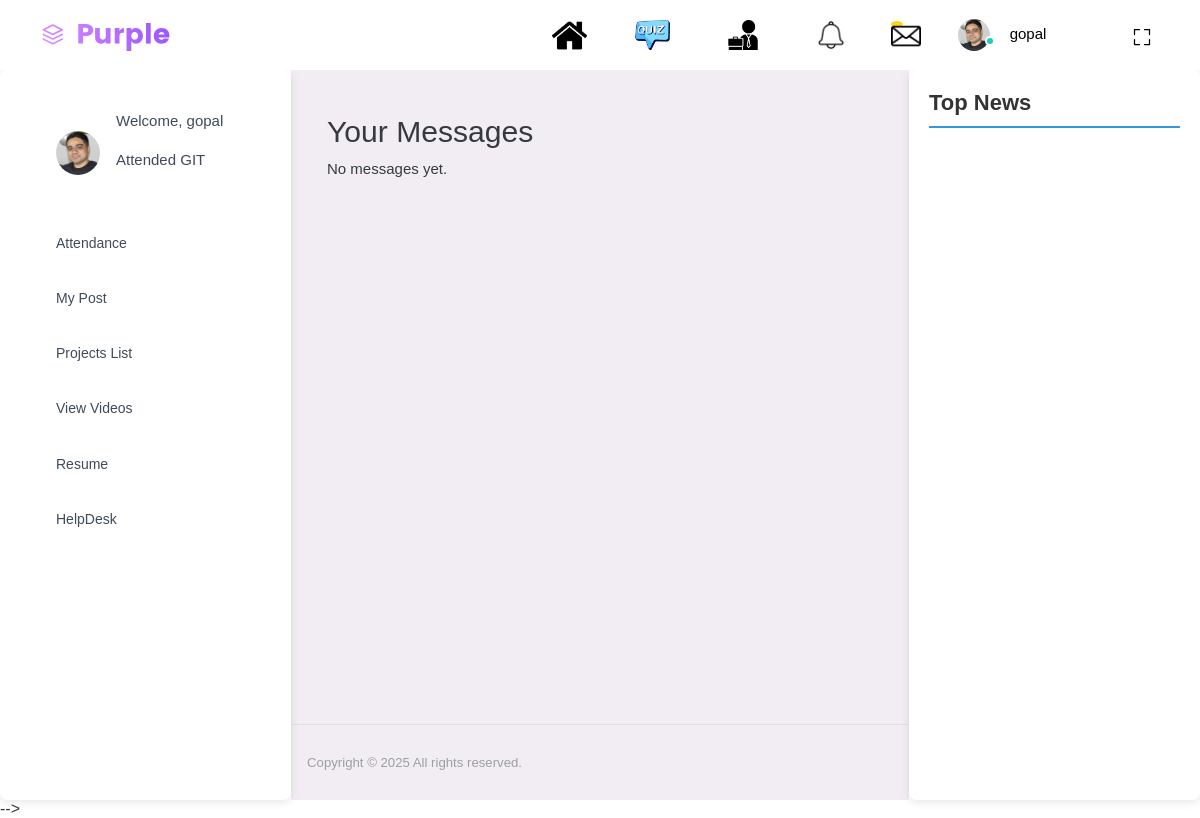
Page /user_messages/ (signed in) on the earlier database version.
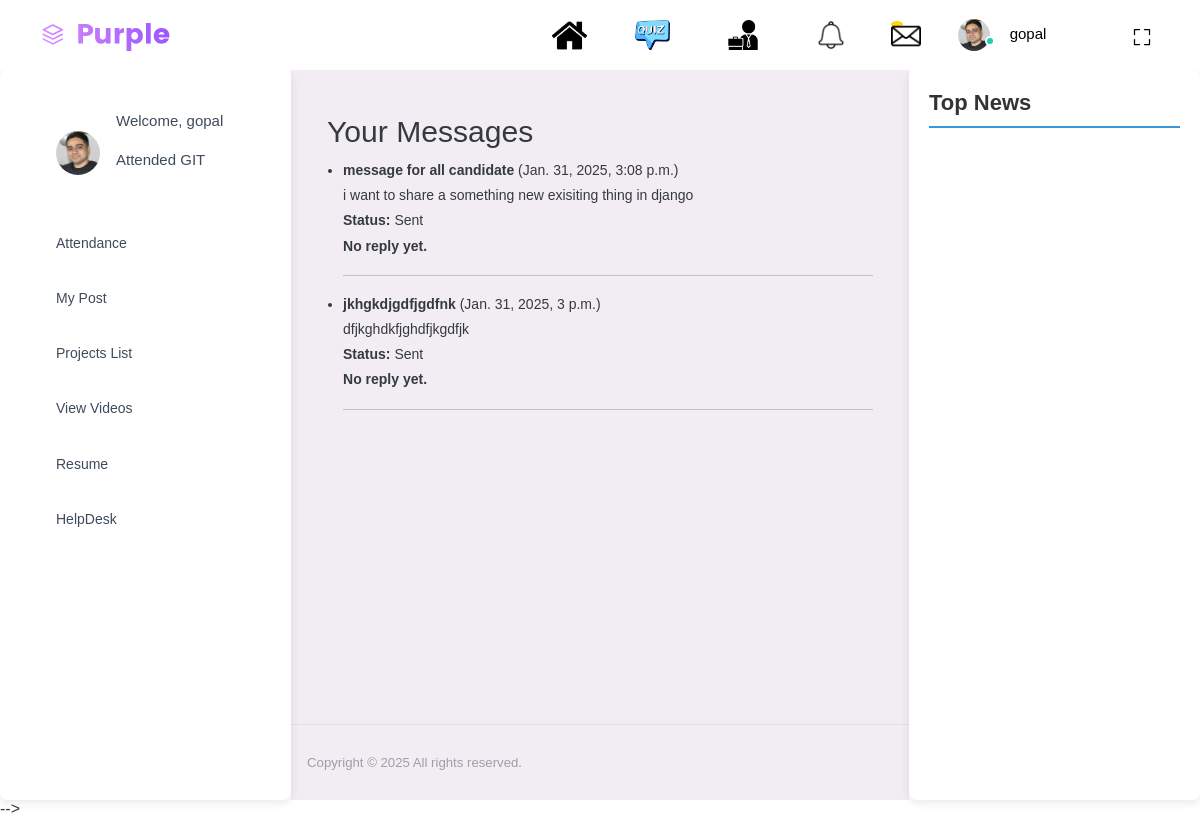
Same page on the later database version.
### user_management/models.py (models this page shows, shortened)
class Message(models.Model):
    STATUS_CHOICES = [
        ('sent', 'Sent'),
        ('replied', 'Replied'),
    ]
    user = models.ForeignKey(settings.AUTH_USER_MODEL, on_delete=models.CASCADE)  # The user who sent the message
    subject = models.CharField(max_length=200)  # Subject of the message
    content = models.TextField()  # Message content
    sent_by = models.ForeignKey(settings.AUTH_USER_MODEL, related_name='admin_send_message_to_user',null=True, on_delete=models.CASCADE)
    status = models.CharField(max_length=10, choices=STATUS_CHOICES, default='sent')  # Message status
    reply = models.TextField(null=True, blank=True)  # Admin reply (can be empty initially)
    created_at = models.DateTimeField(auto_now_add=True)  # When the message was sent
    updated_at = models.DateTimeField(auto_now=True)  # When the message was replied
    class Meta:
        ordering = ['-created_at']

### user_management/views.py (the view)
# urls.py: path('user_messages/', views.user_messages, name='user_messages'),
def user_messages(request):
    messages = Message.objects.filter(user=request.user, sent_by__is_superuser=True).order_by('-created_at')
    return render(request, "user_management/user_messages.html", {'messages': messages})

### user_management/context_processors.py (called while the page is built)
def get_news(request):
    url = 'https://newsapi.org/v2/top-headlines?country=us&apiKey=1dc725c4b44746cbba9103a3d479147f'
    response = requests.get(url)
    if response.status_code == 200:
        news_data = response.json()
        articles = news_data.get('articles', [])
    else:
        articles = []
    return {'articles': articles}

### user_management/templates/user_management/user_messages.html
{% extends "user_management/base.html" %}
{% block content %}
  <h2>Your Messages</h2>
  {% if messages %}
    <ul>
      {% for msg in messages %}
        <li>
          <strong>{{ msg.subject }}</strong> ({{ msg.created_at }})<br>
          {{ msg.content }}<br>
          <strong>Status:</strong> {{ msg.get_status_display }}<br>
          {% if msg.reply %}
            <strong>Admin Reply:</strong> {{ msg.reply }}<br>
          {% else %}
            <strong>No reply yet.</strong><br>
          {% endif %}
        </li>
        <hr>
      {% endfor %}
    </ul>
  {% else %}
    <p>No messages yet.</p>
  {% endif %}
{% endblock %}

Differences in the rows shown:
added Message: subject "message for all candidate", created_at "Jan. 31, 2025, 3:08 p.m.", content "i want to share a something new exisiting thing in django", status "Sent", shows "No reply yet."
added Message: subject "jkhgkdjgdfjgdfnk", created_at "Jan. 31, 2025, 3 p.m.", content "dfjkghdkfjghdfjkgdfjk", status "Sent", shows "No reply yet."
Other differences:
text no longer shown: "No messages yet."
